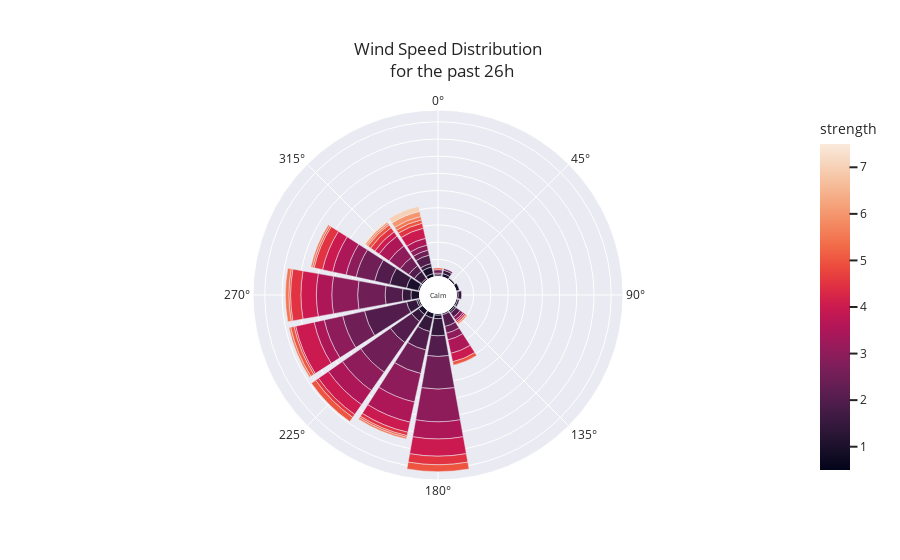

This figure's notebook cell:
### Code cell
# plot wind at 3m pole inlet
plot_wind_rose(df,6)

### Figure 1 — Plotly figure (JSON) as saved in the notebook; plotly's stock layout.template omitted (floating-point values rounded to 4 significant figures)
{"data": [{"hovertemplate": "count=%{r}<br>cardinal_direction=%{theta}<br>strength=%{marker.color}<extra></extra>", "legendgroup": "", "marker": {"color": [0.5, 0.5, 0.5, 0.5, 0.5, 0.5, 1, 1, 1, 1, 1, 1, 1, 1, 1, 1, 1, 1, 1, 1, 1.5, 1.5, 1.5, 1.5, 1.5, 1.5, 1.5, 1.5, 1.5, 1.5, 1.5, 1.5, 2, 2, 2, 2, 2, 2, 2, 2, 2, 2, 2, 2.5, 2.5, 2.5, 2.5, 2.5, 2.5, 2.5, 2.5, 2.5, 2.5, 2.5, 3, 3, 3, 3, 3, 3, 3, 3, 3, 3, 3.5, 3.5, 3.5, 3.5, 3.5, 3.5, 3.5, 3.5, 3.5, 3.5, 4, 4, 4, 4, 4, 4, 4, 4, 4, 4.5, 4.5, 4.5, 4.5, 4.5, 4.5, 4.5, 4.5, 4.5, 5, 5, 5, 5, 5, 5, 5, 5, 5, 5, 5.5, 5.5, 5.5, 5.5, 5.5, 5.5, 6, 6, 6, 7, 7.5], "coloraxis": "coloraxis", "pattern": {"shape": ""}}, "name": "", "r": [1, 1, 2, 1, 1, 1, 2, 1, 2, 5, 1, 3, 1, 4, 1, 3, 2, 1, 7, 1, 2, 1, 1, 10, 2, 5, 10, 6, 8, 5, 5, 2, 9, 4, 1, 7, 11, 3, 25, 10, 5, 15, 12, 19, 2, 13, 6, 3, 4, 14, 11, 21, 16, 1, 17, 2, 13, 11, 15, 3, 19, 6, 8, 4, 8, 8, 12, 9, 10, 10, 1, 6, 7, 4, 6, 3, 5, 6, 11, 9, 7, 6, 10, 3, 2, 1, 5, 1, 3, 5, 6, 2, 4, 1, 2, 2, 2, 2, 1, 1, 3, 1, 1, 2, 1, 1, 2, 1, 1, 3, 1, 3, 1], "showlegend": false, "subplot": "polar", "theta": [180, 247.5, 337.5, 112.5, 135, 292.5, 67.5, 315, 180, 270, 135, 202.5, 247.5, 337.5, 0, 225, 22.5, 45, 292.5, 90, 22.5, 112.5, 157.5, 292.5, 90, 315, 180, 247.5, 202.5, 270, 225, 337.5, 292.5, 315, 0, 157.5, 202.5, 135, 247.5, 270, 337.5, 225, 180, 180, 0, 247.5, 315, 337.5, 157.5, 202.5, 292.5, 225, 270, 22.5, 202.5, 135, 225, 247.5, 270, 337.5, 180, 292.5, 315, 157.5, 157.5, 292.5, 202.5, 270, 225, 180, 135, 247.5, 315, 337.5, 292.5, 315, 157.5, 202.5, 247.5, 270, 225, 337.5, 180, 337.5, 225, 247.5, 180, 135, 315, 292.5, 270, 202.5, 180, 0, 247.5, 315, 337.5, 157.5, 292.5, 202.5, 225, 270, 247.5, 270, 202.5, 292.5, 337.5, 315, 135, 337.5, 315, 337.5, 315], "type": "barpolar"}], "layout": {"annotations": [{"font": {"size": 7}, "showarrow": false, "text": "Calm", "x": 0.5, "y": 0.5}], "barmode": "relative", "coloraxis": {"colorbar": {"title": {"text": "strength"}}, "colorscale": [[0, "rgb(2,4,25)"], [0.0625, "rgb(24,15,41)"], [0.125, "rgb(47,23,57)"], [0.1875, "rgb(71,28,72)"], [0.25, "rgb(97,30,82)"], [0.3125, "rgb(123,30,89)"], [0.375, "rgb(150,27,91)"], [0.4375, "rgb(177,22,88)"], [0.5, "rgb(203,26,79)"], [0.5625, "rgb(223,47,67)"], [0.625, "rgb(236,76,61)"], [0.6875, "rgb(242,107,73)"], [0.75, "rgb(244,135,95)"], [0.8125, "rgb(245,162,122)"], [0.875, "rgb(246,188,153)"], [0.9375, "rgb(247,212,187)"], [1, "rgb(250,234,220)"]]}, "legend": {"font": {"size": 14}, "orientation": "h", "tracegroupgap": 0, "x": 0.5, "xanchor": "center", "y": -0.1, "yanchor": "middle"}, "margin": {"t": 110}, "polar": {"angularaxis": {"direction": "clockwise", "rotation": 90}, "domain": {"x": [0, 1], "y": [0, 1]}, "hole": 0.1, "radialaxis": {"linewidth": 0, "showticklabels": false, "ticks": ""}}, "title": {"text": "Wind Speed Distribution <br> for the past 26h", "xanchor": "center", "yanchor": "top"}}}
